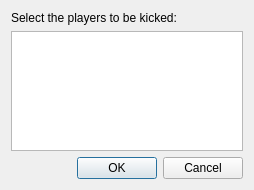
<?xml version="1.0" encoding="UTF-8"?>
<ui version="4.0">
 <class>KickDialog</class>
 <widget class="QDialog" name="KickDialog">
  <property name="geometry">
   <rect>
    <x>0</x>
    <y>0</y>
    <width>254</width>
    <height>190</height>
   </rect>
  </property>
  <property name="windowTitle">
   <string>Kick players</string>
  </property>
  <layout class="QVBoxLayout" name="verticalLayout">
   <item>
    <widget class="QLabel" name="label">
     <property name="text">
      <string>Select the players to be kicked:</string>
     </property>
    </widget>
   </item>
   <item>
    <widget class="QListWidget" name="listWidget"/>
   </item>
   <item>
    <widget class="QDialogButtonBox" name="buttonBox">
     <property name="orientation">
      <enum>Qt::Horizontal</enum>
     </property>
     <property name="standardButtons">
      <set>QDialogButtonBox::Cancel|QDialogButtonBox::Ok</set>
     </property>
    </widget>
   </item>
  </layout>
 </widget>
 <resources/>
 <connections>
  <connection>
   <sender>buttonBox</sender>
   <signal>accepted()</signal>
   <receiver>KickDialog</receiver>
   <slot>accept()</slot>
   <hints>
    <hint type="sourcelabel">
     <x>248</x>
     <y>254</y>
    </hint>
    <hint type="destinationlabel">
     <x>157</x>
     <y>274</y>
    </hint>
   </hints>
  </connection>
  <connection>
   <sender>buttonBox</sender>
   <signal>rejected()</signal>
   <receiver>KickDialog</receiver>
   <slot>reject()</slot>
   <hints>
    <hint type="sourcelabel">
     <x>316</x>
     <y>260</y>
    </hint>
    <hint type="destinationlabel">
     <x>286</x>
     <y>274</y>
    </hint>
   </hints>
  </connection>
 </connections>
</ui>
